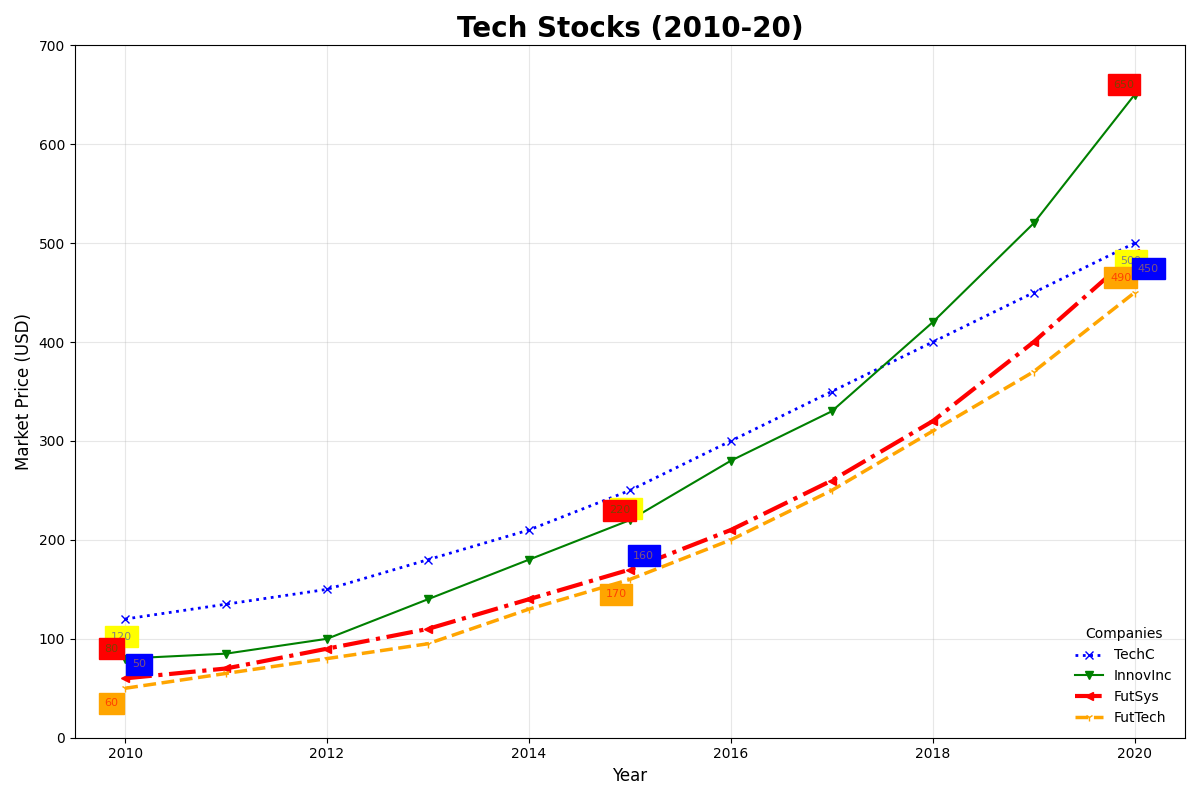

Source code (Python):
import matplotlib.pyplot as plt
import numpy as np

years = np.arange(2010, 2021)

techcorp_stocks = [120, 135, 150, 180, 210, 250, 300, 350, 400, 450, 500]
innovateinc_stocks = [80, 85, 100, 140, 180, 220, 280, 330, 420, 520, 650]
futuresystems_stocks = [60, 70, 90, 110, 140, 170, 210, 260, 320, 400, 490]
futuretech_stocks = [50, 65, 80, 95, 130, 160, 200, 250, 310, 370, 450]

plt.figure(figsize=(12, 8))

# Randomly altering styles for each line
plt.plot(years, techcorp_stocks, label='TechC', color='blue', marker='x', linewidth=2, linestyle=':')
plt.plot(years, innovateinc_stocks, label='InnovInc', color='green', marker='v', linewidth=1.5, linestyle='-')
plt.plot(years, futuresystems_stocks, label='FutSys', color='red', marker='<', linewidth=3, linestyle='-.')
plt.plot(years, futuretech_stocks, label='FutTech', color='orange', marker='1', linewidth=2.5, linestyle='--')

# Annotating important points with altered style
for year, price in zip([2010, 2015, 2020], [120, 250, 500]):
    plt.annotate(f'{price}', (year, price), textcoords="offset points", xytext=(5,-15), ha='right', fontsize=8, color='blue', backgroundcolor='yellow', alpha=0.5)
for year, price in zip([2010, 2015, 2020], [80, 220, 650]):
    plt.annotate(f'{price}', (year, price), textcoords="offset points", xytext=(-15,5), ha='left', fontsize=8, color='green', backgroundcolor='red', alpha=0.5)
for year, price in zip([2010, 2015, 2020], [60, 170, 490]):
    plt.annotate(f'{price}', (year, price), textcoords="offset points", xytext=(-10,-20), ha='center', fontsize=8, color='red', backgroundcolor='orange', alpha=0.6)
for year, price in zip([2010, 2015, 2020], [50, 160, 450]):
    plt.annotate(f'{price}', (year, price), textcoords="offset points", xytext=(10,15), ha='center', fontsize=8, color='orange', backgroundcolor='blue', alpha=0.5)

plt.title('Tech Stocks (2010-20)', fontsize=20, fontweight='heavy')
plt.xlabel('Year', fontsize=12)
plt.ylabel('Market Price (USD)', fontsize=12)
plt.ylim(0, 700)

# Altered grid style
plt.grid(True, linestyle='-', alpha=0.3)

# Randomly manipulating legend style
plt.legend(title='Companies', loc='lower right', fontsize=10, frameon=False)
plt.tight_layout()
plt.show()
